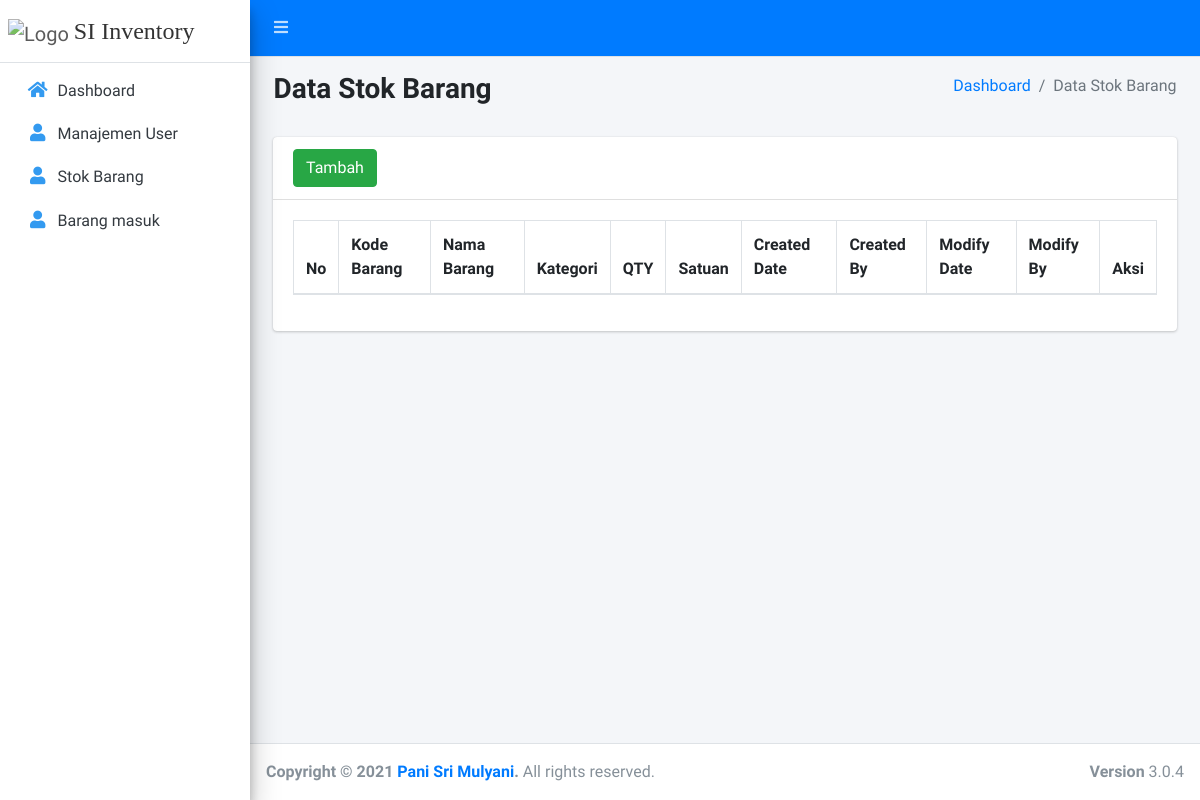
Page /admin_gudang/stok_barang.html (signed in) on the earlier database version.
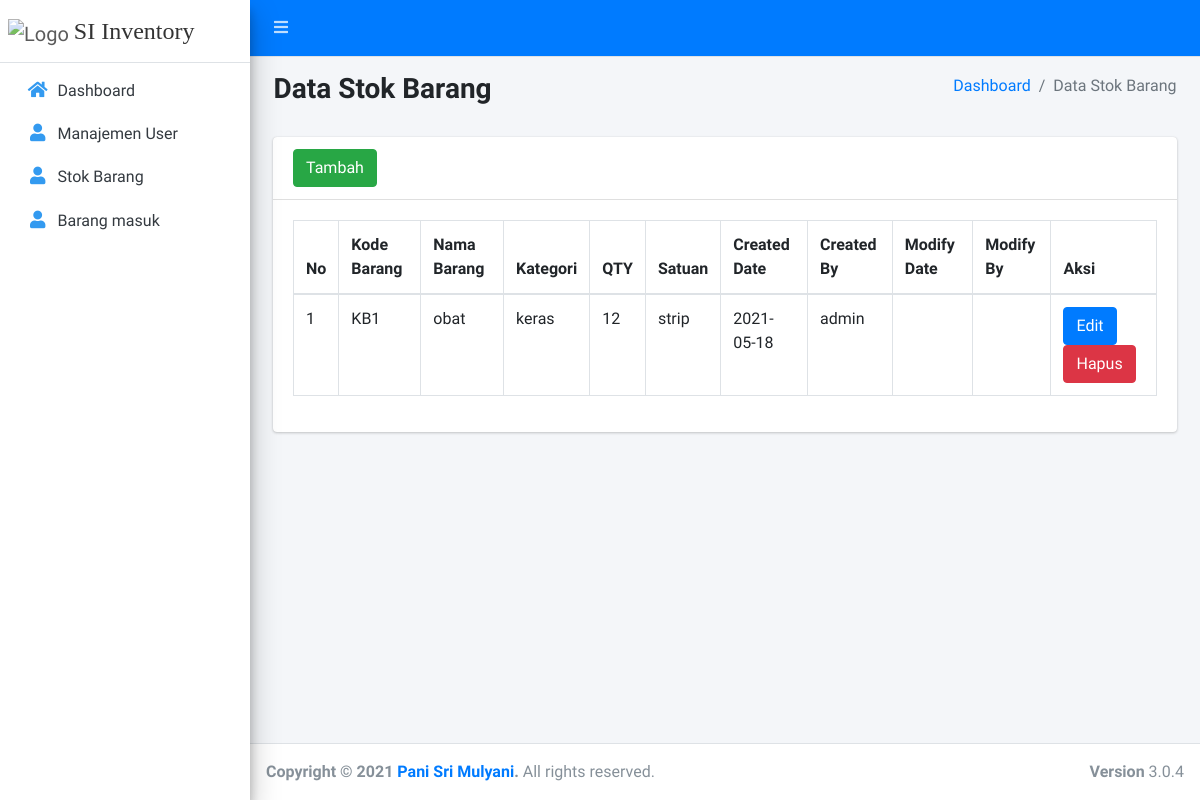
Same page on the later database version.
### tables this page shows
CREATE TABLE `stok_barang` (
  `id_barang` int(11) NOT NULL,
  `kode_barang` varchar(191) NOT NULL,
  `nama_barang` varchar(191) NOT NULL,
  `kategori` varchar(191) NOT NULL,
  `qty` int(191) NOT NULL,
  `satuan` enum('strip','botol','tablet') NOT NULL,
  `created_by` varchar(191) DEFAULT NULL,
  `modify_by` varchar(191) DEFAULT NULL,
  `created_date` date DEFAULT NULL,
  `modify_date` date DEFAULT NULL
);

CREATE TABLE `user` (
  `id_user` int(11) NOT NULL,
  `username` varchar(191) NOT NULL,
  `password` varchar(191) NOT NULL,
  `role` enum('admin_gudang','manager') NOT NULL,
  `namaLengkap` varchar(191) NOT NULL,
  `email` varchar(191) NOT NULL,
  `created_date` date DEFAULT NULL,
  `modify_date` date DEFAULT NULL,
  `created_by` varchar(191) DEFAULT NULL,
  `modify_by` varchar(191) DEFAULT NULL
);

### application/controllers/adminGudang/Barang.php (called while the page is built, shortened)
<?php
class Barang extends CI_Controller {
	public function index()
	{
    $data['konten'] = 'adminGudang/stokBarang';
    $data['barang'] = $this->BarangModel->getAll();
		$this->load->view('adminGudang/template', $data);
	}
}

### index.php (called while the page is built, shortened)
<?php
require_once BASEPATH.'core/CodeIgniter.php';

### application/models/BarangModel.php (called while the page is built, shortened)
<?php
class BarangModel extends CI_Model {
  private $table  = 'stok_barang';
	public function getAll()
	{
    $this->db->select($this->table . '.*, user1.username as user_create, user2.username as user_modify');
    $this->db->join('user as user1', $this->table . '.created_by = user1.id_user');
    $this->db->join('user as user2', $this->table . '.modify_by = user2.id_user', 'left');
    return $this->db->get($this->table)->result_array();
	}
}

### application/views/adminGudang/stokBarang.php (the view, shortened to what this page needs)
<section class="content">
  <div class="content-header">
    <div class="container-fluid">
      <div class="row mb-2">
        <div class="col-sm-6">
          <h3><b><font face=""> Data Stok Barang </font></b></h3>
        </div>
        <div class="col-sm-6">
          <ol class="breadcrumb float-sm-right">
            <li class="breadcrumb-item"><a href="<?= base_url(); ?>">Dashboard</a></li>
            <li class="breadcrumb-item active">Data Stok Barang</li>
          </ol>
        </div>
      </div>
    </div>
  </div>
  <div class="container-fluid">
    <div class="col-sm-12">
      <div class="card">
        <div class="card-header">
          <a class="btn btn-success" href="<?= base_url(); ?>admin_gudang/stok_barang/tambah.html">Tambah</a>
        </div>
        <div class="card-body">
          <div class="table-responsive">
            <table class="table table-bordered" id="dataTables-example">
              <thead>
                <tr class="nowrap">
                  <th>No</th>
                  <th>Kode Barang</th>
                  <th>Nama Barang</th>
                  <th>Kategori</th>
                  <th>QTY</th>
                  <th>Satuan</th>
                  <th>Created Date</th>
                  <th>Created By</th>
                  <th>Modify Date</th>
                  <th>Modify By</th>
                  <th>Aksi</th>
                </tr>
              </thead>
              <tbody>
                <?php
                  $no = 1;
                  foreach ($barang as $key) { ?>
                    <tr>
                      <td><?= $no++; ?></td>
                      <td><?= $key['kode_barang']; ?></td>
                      <td><?= $key['nama_barang']; ?></td>
                      <td><?= $key['kategori']; ?></td>
                      <td><?= $key['qty']; ?></td>
                      <td><?= $key['satuan']; ?></td>
                      <td><?= $key['created_date']; ?></td>
                      <td><?= $key['user_create']; ?></td>
                      <td><?= $key['modify_date']; ?></td>
                      <td><?= $key['user_modify']; ?></td>
                      <td>
                        <a class="btn btn-primary" href="<?= base_url('admin_gudang/stok_barang/edit/' . $key['id_barang']); ?>">Edit</a>
                        <a class="btn btn-danger" href="<?= base_url('admin_gudang/stok_barang/hapus/' . $key['id_barang']); ?>">Hapus</a>
                      </td>
                    </tr>
                  <?php }
                ?>
              </tbody>
            </table>
          </div>
        </div>
      </div>
    </div>
  </div>
</section>

Differences in the rows shown:
added stok_barang: kode_barang "KB1", nama_barang "obat", kategori "keras", qty "12", satuan "strip", created_date "2021-05-18", user.username "admin"
